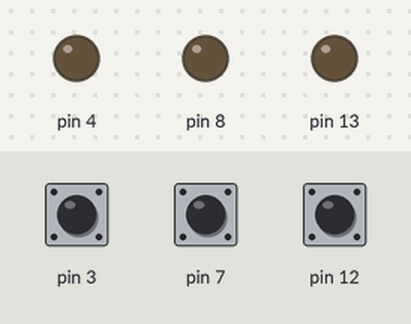
A sketch run on a simulated Arduino Uno, built with avr-gcc and run on an emulated ATmega328P. On the bench: output pins drawn as LEDs (lit = HIGH). The test bench sets the inputs (shaded band); at power-on: pin 3 HIGH, pin 7 HIGH, pin 12 HIGH.

Above: at 1.2 s.
1.3 s: pin 3 pulled LOW for 0.15 s
At 2.3 s:
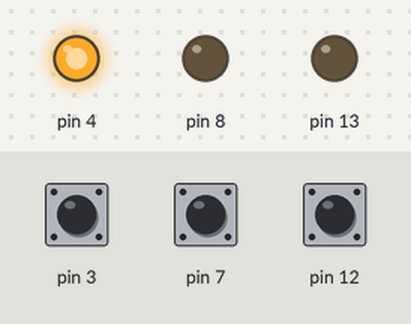
2.9 s: pin 7 pulled LOW for 0.15 s
At 3.5 s:
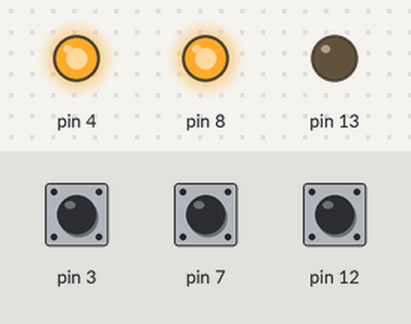
4.5 s: pin 12 pulled LOW for 0.15 s
At 5.8 s:
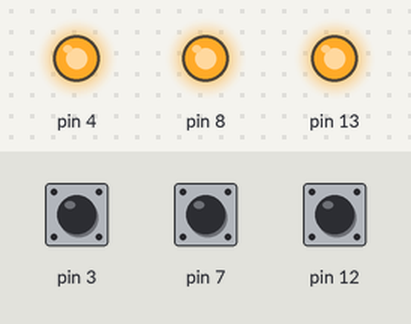
6.1 s: pin 3 pulled LOW for 1 s
At 8.3 s:
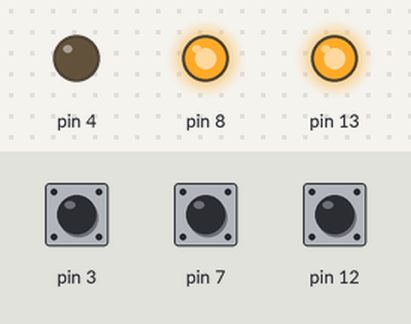
8.6 s: pin 7 pulled LOW for 1 s
At 10.3 s:
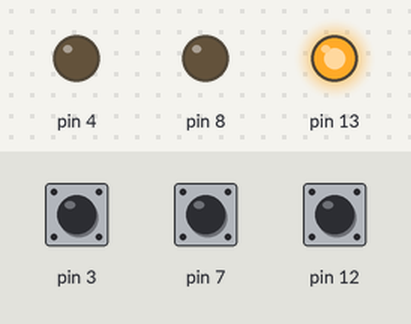
11.1 s: pin 3 pulled LOW for 0.15 s
At 12.1 s:
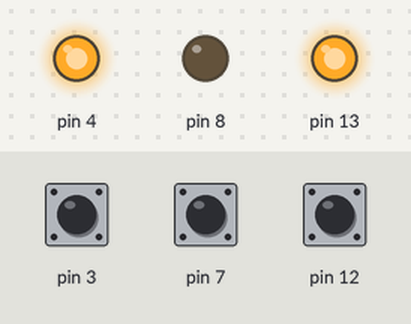
Timing chart, 0 to 13.7 s (numbered marks = the images above; inputs shaded):
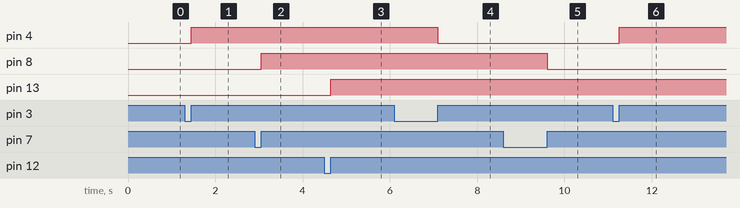

The sketch:

Toggling.ino
```cpp
int buttonState1=0;
int buttonState2=0;
int buttonState3=0;
int count1=0;
int count2=0;
int count3=0;
void setup()
{
  pinMode(13, OUTPUT);
  pinMode(8, OUTPUT);
  pinMode(4, OUTPUT);
  pinMode(12, INPUT_PULLUP);
  pinMode(7, INPUT_PULLUP);
  pinMode(3, INPUT_PULLUP);
}

void loop()
{
  buttonState1=digitalRead(12);
  buttonState2=digitalRead(7);
  buttonState3=digitalRead(3);
  if(buttonState1==0)
  {
    if(count1==2)
    {
      count1=0;
    }
    count1++;
    while(digitalRead(12)==0);
    if(count1==1)
    {
      digitalWrite(13,HIGH);
    }
    else if(count1==2)
    {
      digitalWrite(13,LOW);
    }
  }

  if(buttonState2==0)
  {
    if(count2==2)
    {
      count2=0;
    }
    count2++;
    while(digitalRead(7)==0);
    if(count2==1)
    {
      digitalWrite(8,HIGH);
    }
    else if(count2==2)
    {
      digitalWrite(8,LOW);
    }
  }


  if(buttonState3==0)
  {
    if(count3==2)
    {
      count3=0;
    }
    count3++;
    while(digitalRead(3)==0);
    if(count3==1)
    {
      digitalWrite(4,HIGH);
    }
    else if(count3==2)
    {
      digitalWrite(4,LOW);
    }
  }
}
```

Measured:
- after the input at 1.3 s, pin 4: LOW → HIGH after 0.15 s
- after the input at 2.9 s, pin 8: LOW → HIGH after 0.15 s
- after the input at 4.5 s, pin 13: LOW → HIGH after 0.15 s
- after the input at 6.1 s, pin 4: HIGH → LOW after 1.0 s
- after the input at 8.6 s, pin 8: HIGH → LOW after 1.0 s
- after the input at 11.1 s, pin 4: LOW → HIGH after 0.15 s
